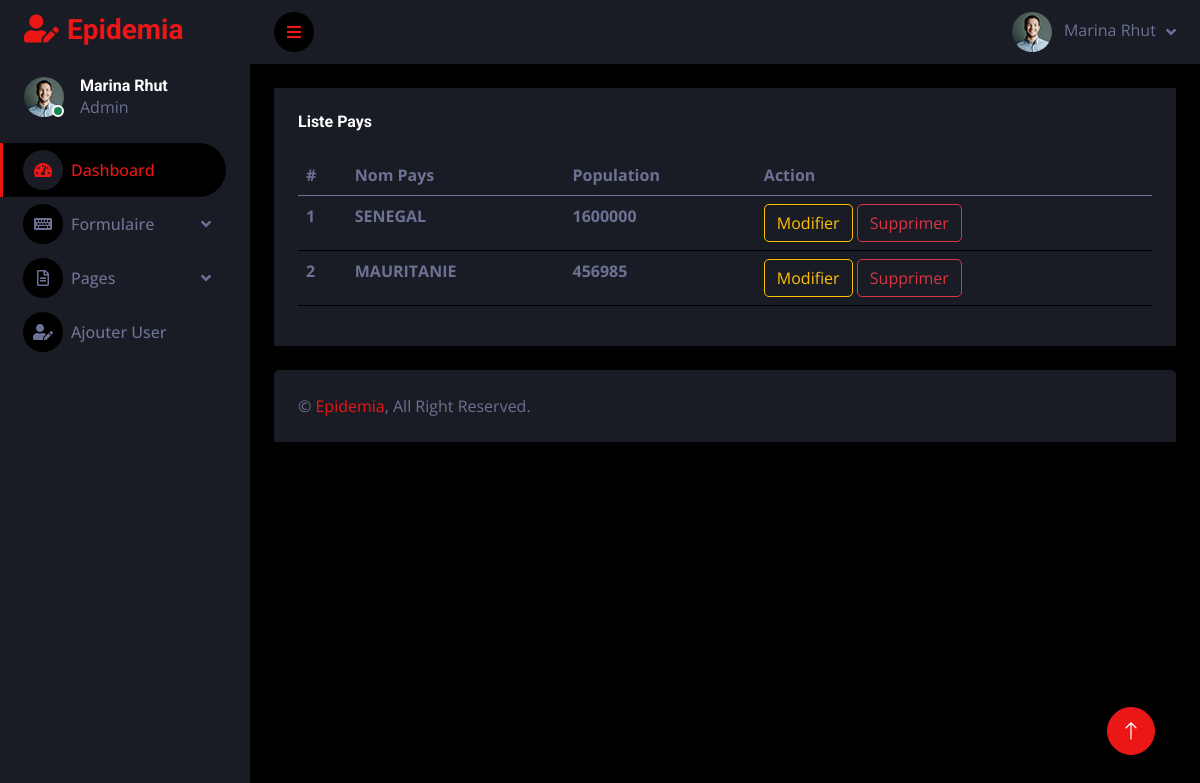
The app's page /accueil.php?url=pays&action=list (signed in) with its own data.
### tables this page shows
CREATE TABLE `pays` (
  `idP` int(11) NOT NULL,
  `nomP` varchar(30) DEFAULT NULL,
  `population` int(11) DEFAULT NULL,
  `etat` int(11) DEFAULT 1
);

### models/Pays.php (called while the page is built, shortened)
<?php
class Pays{
    public static function findAll()
    {
        $db = DBConnexion::getInstance();
        $sql = "SELECT * FROM pays";
        $lesResultats = $db->query($sql)->fetchAll(2);
        return $lesResultats;
    }
}

### views/pays/listPays.php (the view)
<div class="container-fluid pt-4 px-4">
    <div class="row g-4">
        <div class="col-12">
            <div class="bg-secondary  h-100 p-4">
                <h6 class="mb-4">Liste Pays</h6>
                <div class="table-responsive">
                    <table class="table">
                        <thead>
                            <tr>
                                <th scope="col">#</th>
                                <th scope="col">Nom Pays</th>
                                <th scope="col">Population</th>
                                <th scope="col">Action</th>
                            </tr>
                        </thead>
                        <tbody>
                            <?php foreach ($getPays as $key ) { ?>
                                <tr>
                                    <th scope="row"><?=$key["idP"]?></th>
                                    <th scope="col"><?=$key["nomP"]?></th>
                                    <th scope="col"><?=$key["population"]?></th>
                                    <th scope="col">
                                        <a href="index.php?url=pays&action=update&id=<?=$key["idP"]?>"   class="btn btn-outline-warning">Modifier</a>
                                        <a href="index.php?url=pays&action=delete&id=<?=$key["idP"]?>" id="delete" class="btn btn-outline-danger">Supprimer</a>
                                    </th>
                                </tr>
                            <?php } ?>
                        </tbody>
                    </table>
                </div>
            </div>
        </div>
    </div>
</div>

### views/css/style.css (style rules this page uses)
:root { --primary: #EB1616; --secondary: #191C24; --light: #6C7293; --dark: #000000; }
.btn { transition: .5s; }

### records on screen
pays: idP "1", nomP "SENEGAL", population "1600000"
pays: idP "2", nomP "MAURITANIE", population "456985"

### other values on screen
$_SESSION['prenom'] "Marina"
$_SESSION['nomU'] "Rhut"
